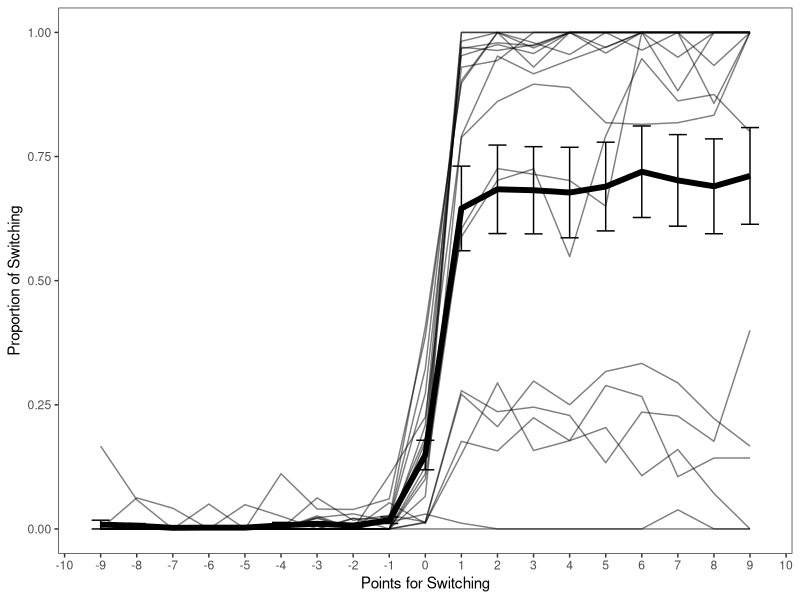
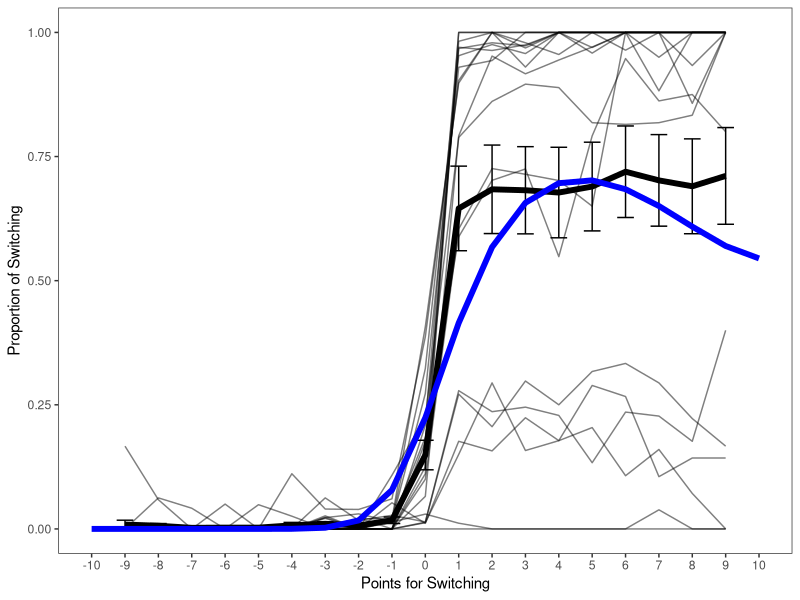
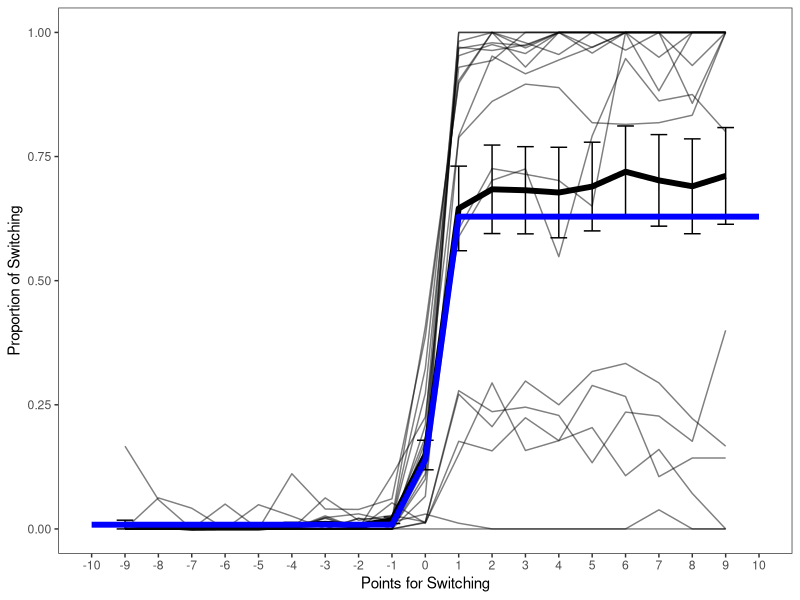

Here is the R script that generated these plots, in order:
## ---- chunk 1
library(tidyverse)
library(lme4)
library(rpart)
## ---- chunk 2
#d <- read.csv('../../../exp2/data/disconnect_green_temp.csv')
d <- read.csv('../../data/disconnect.csv')
N <- d %>% 
  group_by(subject) %>% 
  summarize(n()) %>% 
  nrow()
d
## ---- chunk 3
scm <- d %>% 
  group_by(subject, difference) %>% 
  summarize(transcode = mean(transcode))

p1 <- scm %>% 
  group_by(difference) %>% 
  summarize(pswitch = mean(transcode), se = sd(transcode) / sqrt(n())) %>% 
  ggplot(aes(x = difference, y = pswitch)) +
  geom_line(data = scm, aes(x = difference, y = transcode, group = subject), alpha = .5) + 
  geom_line(size = 2) + 
  geom_errorbar(aes(ymin = pswitch - se, ymax = pswitch + se), width = .5) + 
  labs(
    x = 'Points for Switching',
    y = 'Proportion of Switching'
  ) +
  scale_x_continuous(breaks = -10:10, labels = -10:10) +
  theme_bw() +
  theme(panel.grid = element_blank())
  
p1
## ---- chunk 4
d$difference2 <- d$difference^2
d$difference3 <- d$difference^3

m1 <- glm(transcode ~ difference3 + difference2 + difference, data = d, family = binomial(link = 'logit'))

test_data <- data.frame(difference = -10:10)
test_data$difference2 <- test_data$difference^2
test_data$difference3 <- test_data$difference^3
test_data$proba <- predict(m1, newdata = test_data, type = 'response')

p1 +
  geom_line(data = test_data, aes(x = difference, y = proba), size = 2, color = 'blue')
## ---- chunk 5
m2 <- rpart(transcode ~ difference, data = d, control = rpart.control(cp=.0008))
test_data <- data.frame(difference = -10:10)
test_data$proba <- predict(m2, newdata = test_data)
p1 +
  geom_line(data = test_data, aes(x = difference, y = proba), size = 2, color = 'blue')
